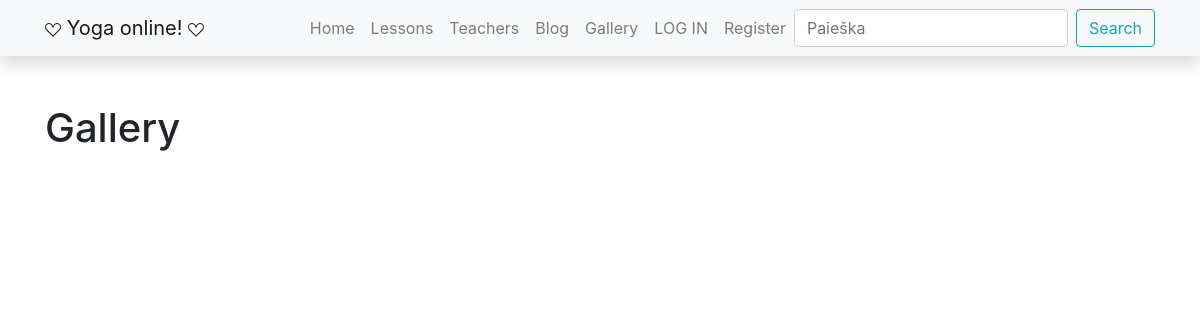
The app's page /yoga/gallery/, older data.
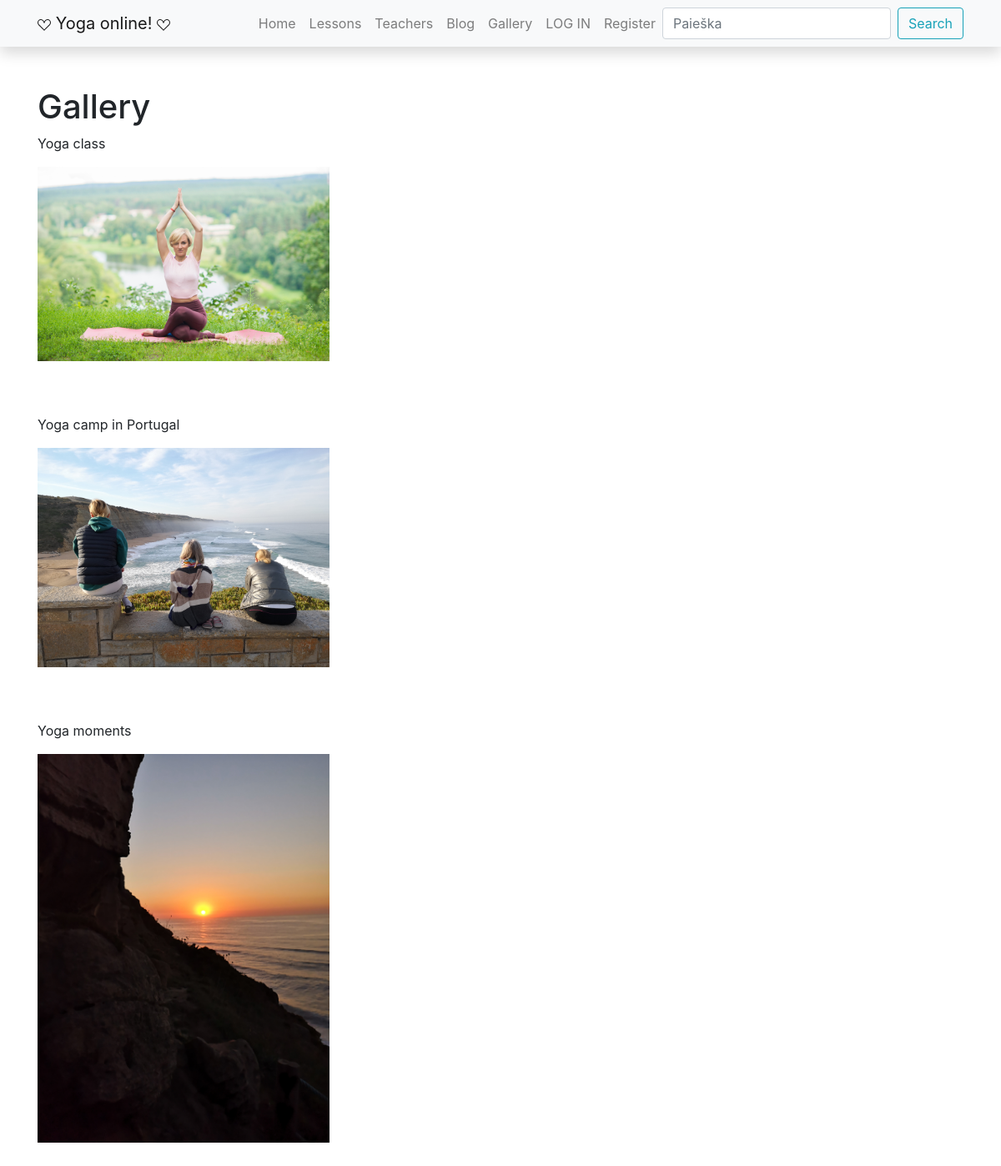
The same page, newer data.
### yoga/models.py (models this page shows)
class Gallery(models.Model):
    title = models.CharField('Title', max_length=200, null=True)
    date_created = models.DateTimeField(auto_now_add=True)
    cover = models.ImageField('Viršelis', upload_to='covers', null=True)
    def __str__(self):
        return self.title

### yoga/views.py (the view)
# urls.py: path('gallery/', views.gallery, name='gallery-detail'),
def gallery(request):
    paginator = Paginator(Gallery.objects.all(), 5)
    page_number = request.GET.get('page')
    paged_gallery = paginator.get_page(page_number)
    context = {
        'gallery': paged_gallery
    }
    return render(request, 'gallery.html', context=context)

### yoga/templates/gallery.html (shortened to what this page needs)
{% extends "base.html" %}
{% block content %}
{% load static %}
<h1 xmlns:border="http://www.w3.org/1999/xhtml">Gallery</h1>
{% for gallery_obj in gallery %}
<div>
<p>
    {{gallery_obj}}</p>
    {% if gallery_obj.cover %}
        <img src="{{ gallery_obj.cover.url }}"  style="width:350px">
    {% else %}
        <img src="{% static 'img/no-image.png' %}" class="gallery-img-post">
    {% endif %}
    <br></br>
</div>
{% endfor %}
{% endblock %}

### yoga/templates/base.html (shortened to what this page needs)
<!DOCTYPE html>
<html lang="en">
<head>
    <link
            rel="stylesheet"
            href="https://stackpath.bootstrapcdn.com/bootstrap/4.1.3/css/bootstrap.min.css"
    />
    <link
            rel="stylesheet"
            href="https://cdnjs.cloudflare.com/ajax/libs/font-awesome/4.7.0/css/font-awesome.min.css"
    />
    {% load static %}
    <link rel="stylesheet" href="{% static 'css/styles.css' %}"/>
</head>
<body>
<nav
        class="navbar navbar-expand-lg navbar-light bg-light static-top mb-5 shadow"
>
    <div class="container">
        <a class="navbar-brand" href="#">
            Yoga online!
        </a>
        <div class="collapse navbar-collapse" id="navbarResponsive">
            <ul class="navbar-nav ml-auto">
                <li class="nav-item">
                    <a class="nav-link" href="{% url 'index' %}">Home</a>
                </li>
                <li class="nav-item">
                    <a class="nav-link" href="{% url 'lessons' %}">Lessons</a>
                </li>
                <li class="nav-item">
                    <a class="nav-link" href="{% url 'teachers' %}">Teachers</a>
                </li>
                <li class="nav-item">
                    <a class="nav-link" href="{% url 'blog-detail' %}">Blog</a>
                </li>
                 <li class="nav-item">
                    <a class="nav-link" href="{% url 'gallery-detail' %}">Gallery</a>
                </li>
                {% if user.is_authenticated %}
                 <li class="nav-item"><a class="nav-link" href="{% url 'my-lessons'%}">My lessons</a></li>
                <li class="nav-item"><a class="nav-link" href="#">
                    <svg class="bi bi-person" width="1.5em" height="1.5em" viewBox="0 0 16 16" fill="currentColor"
                         xmlns="http://www.w3.org/2000/svg">
                        <path fill-rule="evenodd"
                              d="M13 14s1 0 1-1-1-4-6-4-6 3-6 4 1 1 1 1h10zm-9.995-.944v-.002.002zM3.022 13h9.956a.274.274 0 00.014-.002l.008-.002c-.001-.246-.154-.986-.832-1.664C11.516 10.68 10.289 10 8 10c-2.29 0-3.516.68-4.168 1.332-.678.678-.83 1.418-.832 1.664a1.05 1.05 0 00.022.004zm9.974.056v-.002.002zM8 7a2 2 0 100-4 2 2 0 000 4zm3-2a3 3 0 11-6 0 3 3 0 016 0z"
                              clip-rule="evenodd"/>
                    </svg>
                    {{ user.get_username }}</a></li>
                <li class="nav-item"><a class="nav-link" href="{% url 'logout'%}">LOG OUT</a></li>
                {% else %}
                <li class="nav-item"><a class="nav-link" href="{% url 'login'%}?next={{request.path}}">LOG IN</a>
                </li>
                <li class="nav-item"><a class="nav-link" href="{% url 'register'%}">Register</a></li>
                {% endif %}
            </ul>
            <form
                    class="form-inline my-2 my-lg-0"
                    action="{% url 'search' %}"
                    method="get"
            >
                <input
                        class="form-control mr-sm-2"
                        type="search"
                        placeholder="Paieška"
                        aria-label="Search"
                        name="query"
                />
                <button class="btn btn-outline-info my-2 my-sm-0" type="submit">
                    Search
                </button>
            </form>
        </div>
    </div>
</nav>
<div class="container">{% block content %}{% endblock %}</div>
</body>
</html>

Row changes from the older to the newer data that the page shows:
added Gallery: title "Yoga class", cover (picture)
added Gallery: title "Yoga camp in Portugal", cover (picture)
added Gallery: title "Yoga moments", cover (picture)
